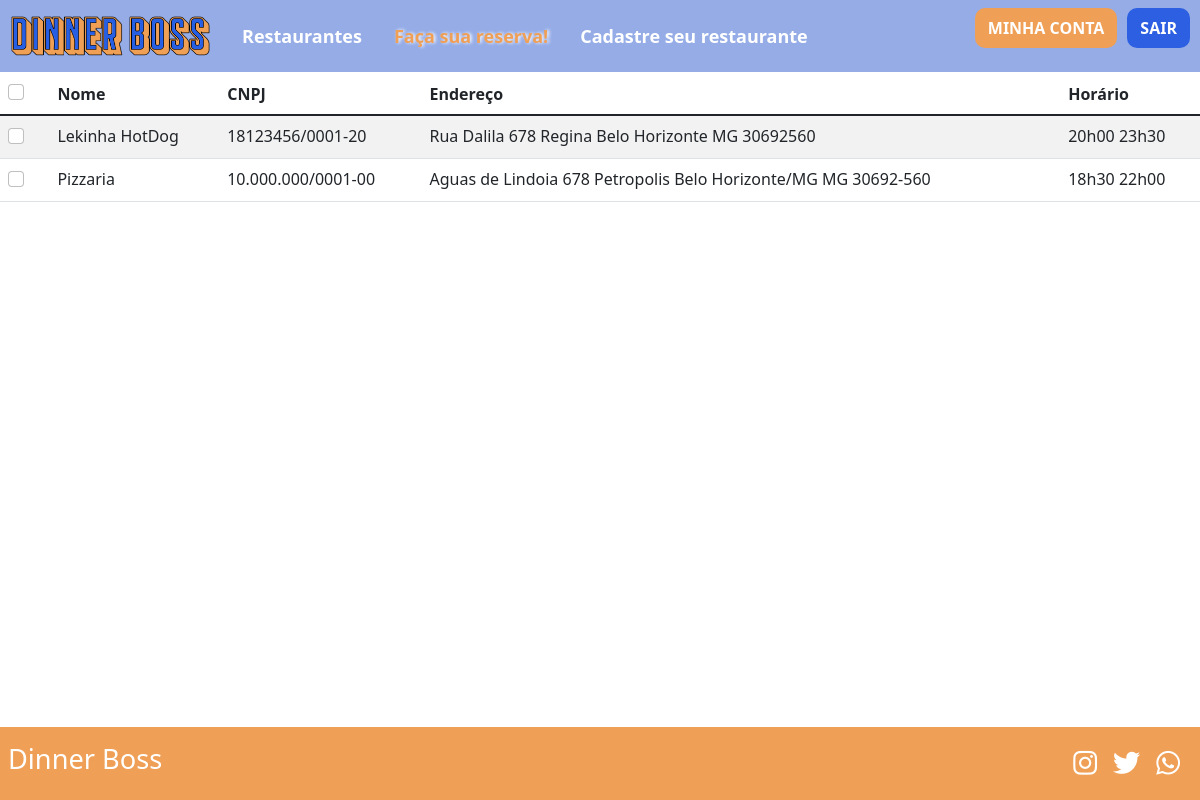
The app's page /src/view/meus-restaurantes.php (signed in) with its own data.
### tables this page shows
CREATE TABLE `estabelecimento` (
  `id` int(11) NOT NULL,
  `cnpj` varchar(18) NOT NULL,
  `nome` varchar(45) NOT NULL,
  `tel` varchar(16) NOT NULL,
  `redeSocial` varchar(255) DEFAULT NULL,
  `email` varchar(100) NOT NULL,
  `logradouro` varchar(100) DEFAULT NULL,
  `bairro` varchar(50) DEFAULT NULL,
  `cidade` varchar(50) DEFAULT NULL,
  `cep` varchar(12) DEFAULT NULL,
  `estado` varchar(2) DEFAULT NULL,
  `horarioAbrir` varchar(10) DEFAULT NULL,
  `horarioFechar` varchar(10) DEFAULT NULL,
  `diasDaSemana` varchar(255) DEFAULT NULL,
  `formasDePagamento` varchar(255) DEFAULT NULL,
  `logo` mediumblob DEFAULT NULL,
  `site` varchar(255) DEFAULT NULL,
  `empresario_id` int(11) NOT NULL,
  `qtdMesa` int(11) NOT NULL
);

### src/controller_bd_restaurante.php (called while the page is built, shortened)
<?php
    $dadosEstabelecimento = mysqli_query($conexao,"SELECT * FROM estabelecimento");
?>

### src/view/meus-restaurantes.php (the view, shortened to what this page needs)
<!DOCTYPE html>
<html lang="pt-br">
<?php
  include '../controller_bd_restaurante.php';
if (isset($_SESSION['logado']) && $_SESSION['logado'] == true) {
    $logado = true;
    if($_SESSION['estabelecimentos'] == null){
      $linhas = [];
    }else{
      $linhas = $_SESSION['estabelecimentos'];
    }
    $count = 0;
} else {
    $logado = false;
    header('Location: ./login.html');
}
?>
<head>
    <link href="css/bootstrap.css" rel="stylesheet" type="text/css" />
    <link href="css/style.css" rel="stylesheet" type="text/css" />
</head>
<body>
    <header>
        <nav class="navbar navbar-expand-lg navbar-light">
            <a class="navbar-brand" href="./index.html"><img src="img/logo-dinner.png" alt="" width="200"></a>
            <div class="collapse navbar-collapse" id="navbarSupportedContent">
                <ul class="navbar-nav me-auto mb-2 mb-lg-0">
                  <li class="nav-item">
                    <a class="nav-menu" aria-current="page" href="./busca-restaurantes.html">Restaurantes</a>
                </li>
                <li class="nav-item">
                    <a class="nav-menu active" href="./reserva.html">Faça sua reserva!</a>
                </li>
                <li class="nav-item">
                    <a class="nav-menu" href="./cadastro-restaurante.html">Cadastre seu restaurante</a>
                </li>
                </ul>
                <ul class="d-flex">
                  <?php if ($logado == false): ?>
                    <button onclick="window.location.href = './cadastro-cliente.html'" class="btn btn-cadastro-usuario" type="button" id="btn_cadastre-se">Cadastre-se</button>
                    <button href="" class="btn btn-login" type="button">Entrar</button>
                <?php else:?>
                    <button onclick="window.location.href = './perfil-cliente.html'" class="btn btn-cadastro-usuario" type="button" id="minha_conta">Minha Conta</button>
                    <button onclick="window.location.href = './sair.php'" class="btn btn-login" type="button">Sair</button>
                <?php endif ?>
              </ul>
            </div>
        </nav>
    </header>
    <main>
      <table class="table table-striped">
      <thead>
        <tr>
          <th>
            <div class="form-check">
              <input class="form-check-input" type="checkbox" value="" id="flexCheckDefault">
            </div>
          </th>
          <th scope="col">Nome</th>
          <th scope="col">CNPJ</th>
          <th scope="col">Endereço</th>
          <th scope="col">Horário</th>
        </tr>
        </thead>
        <tbody>
        <?php while($count < count($linhas)){?>
        <tr>
          <td>
              <div class="form-check">
                <input class="form-check-input" type="checkbox" value="" id="flexCheckDefault">
              </div>
            </td>
            <td>
                <?php echo $linhas[$count]['nome']?>
            </td>
            <td>
                <?php echo $linhas[$count]['cnpj'];?>
            </td>
            <td>
                <?php echo $linhas[$count]['logradouro']." ".$linhas[$count]['bairro']." ".$linhas[$count]['cidade']." ".$linhas[$count]['estado']." ".$linhas[$count]['cep'] ?>
            </td>
            <td>
                <?php echo $linhas[$count]['horarioAbrir']." ".$linhas[$count]['horarioFechar'];?>
            </td>
          </tr>
          <?php $count += 1; } ?>
        </tbody>
      </table>
    </main>
    <footer class="fixed-bottom">
                <div class="row">
                    <div class="col-md-6">
                        <a><h3>Dinner Boss</h3></a>
                    </div>
                    <div class="col-md-6 footer-sociais">
                        <a class="link-sociais" href="#"><i class="fab fa-whatsapp"></i></a>
                        <a class="link-sociais" href="#"><i class="fab fa-twitter"></i></a>
                        <a class="link-sociais" href="#"><i class="fab fa-instagram"></i></a>
                    </div>
        </div>
    </footer>
</body>
</html>

### src/view/css/style.css (style rules this page uses)
:root { --azul: #2C5FE1; --laranja: #EF9F56; --azul-claro: #95ACE7; --vermelho: #ea4335; }
* { margin: 0; padding: 0; }
html,body { width: 100%; height: 100%; padding: 0; overflow-x: hidden; text-decoration: none; }
header { background: var(--azul-claro); padding: 0 10px; }
.nav-menu { display: block; padding: 0.5rem 1rem; font-weight: bold; color: #FFF; text-decoration: none; font-size: 18px; transition: color 0.15s ease-in-out, background-color 0.15s ease-in-out, border-color 0.15s ease-in-out; }
.active { color: var(--laranja); text-shadow: 0.1em 0em 0.2em #FFF; font-size: 18px; }
.btn-login, .btn-buscar { background-color: var(--azul); color: #FFF; font-weight: bold; text-transform: uppercase; padding: 5px 10px; border-radius: 10px; border: 3px solid transparent; transition: .5s; text-decoration: none; }
.btn-cadastro-usuario { background-color: var(--laranja); color: #FFF; font-weight: bold; text-transform: uppercase; padding: 5px 10px; border-radius: 10px; border: 3px solid transparent; transition: .5s; text-decoration: none; margin: 0 10px; }
footer { margin-top: auto; background-color: var(--laranja); text-decoration: none; display: inline-block; width: 100%; }
.footer-sociais { padding: 1rem; }
.link-sociais { font-size: 1.7rem; color: #FFF; padding-right: 1rem; float: right; }
footer h3 { padding: 1rem 0.5rem; font-size: 1.7rem; color: #FFF; float: left; }

### records on screen
estabelecimento: nome "Lekinha HotDog", cnpj "18123456/0001-20", logradouro "Rua Dalila 678", bairro "Regina", cidade "Belo Horizonte", estado "MG", cep "30692560", horarioAbrir "20h00", horarioFechar "23h30"
estabelecimento: nome "Pizzaria", cnpj "10.000.000/0001-00", logradouro "Aguas de Lindoia 678", bairro "Petropolis", cidade "Belo Horizonte/MG", estado "MG", cep "30692-560", horarioAbrir "18h30", horarioFechar "22h00"
